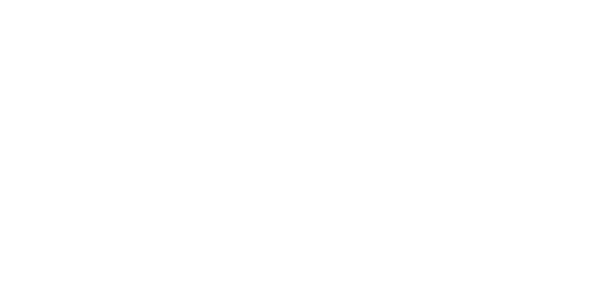
Frame 1 (no input)
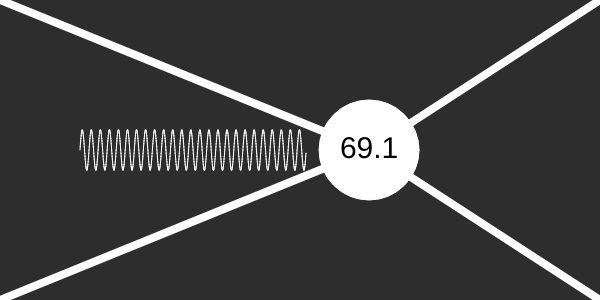
Frame 60 (no input)
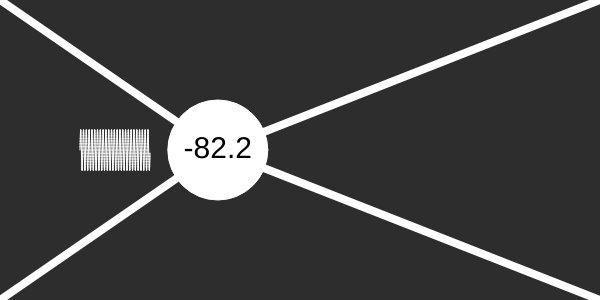
Frame 120 (the mouse pressed at the canvas centre since frame 60)

The p5.js sketch that drew these frames (run headless with seeded random() and noise() and a simulated clock; from frame 60 on, the mouse is pressed at the canvas centre):

// p5.js sketch
// ── sketch.js
var delay = 30;
var springConstant = 0.3;
var dampingConstant = 0.2;
var r = g = b = 255;
var springPoints = [];
var numSpringPoints = 1000;
var numPeriods = 20;
var ball;

function setup() {
    createCanvas(600, 300);

    ball = new Mass(width / 2 + 140, height / 2, 100, 0, 0)
    setInterval(update, 1000 / delay);

    angleMode(RADIANS);
}

function draw() {
    ball.ax = (-springConstant * (ball.x - width / 2)
        - dampingConstant * ball.vx) / ball.m;
    ball.vx += ball.ax;
    ball.ax = 0;



    //points on spring
    for (var i = 0; i < numSpringPoints; i++) {
        springPoints[i] = [80+(ball.x-160)*i/numSpringPoints, cos(i/numPeriods*PI+PI/2)*20 + height/2]
        }
}

function update() {
    background(45);

    ball.update();
    ball.render();
}

function mouseDragged() {
    var posX = mouseX;
    var posY = mouseY;
    if (ball.mouseOver(posX, posY) === true) {
        ball.over = true;
        ball.vx = 0;
        ball.x = posX;
    }
}

function mouseReleased() {
    var posX = mouseX;
    var posY = mouseY;
    if (ball.over === true) {
        ball.over = false;
    }
}


class Mass {
    constructor(x, y, m, vx, vy) {
        this.x = x;
        this.y = y;
        this.m = m;
        this.r = 50;
        this.vx = vx;
        this.vy = vy;
        this.ax = 0;

        this.over = false;
    }

    update() {
        this.x += this.vx;
        this.y += this.vy;
    }

    render() {

        //streching x
        stroke(255)
        strokeWeight(8);
        line(0, 0, this.x, this.y);
        line(width, 0, this.x, this.y);
        line(width, height, this.x, this.y);
        line(0, height, this.x, this.y);

        //cosine spring
        stroke(255);
        strokeWeight(1);
        for (var i = 1; i < numSpringPoints; i++) {
            line(springPoints[i][0], springPoints[i][1], springPoints[i-1][0], springPoints[i-1][1])
            point(springPoints[i][0], springPoints[i][1]);
        }






        fill(255);
        ellipse(this.x, this.y, this.r * 2, this.r * 2);

        /* var ax = this.x+80*cos(frameCount/20);
        var ay = this.y+80*sin(frameCount/20);
        var bx = this.x+80*sin(frameCount/20);
        var by = this.y+80*cos(frameCount/20);

        var d = dist(ax,ay,bx,by);
        if(d <= 20 && d >=15){
           r = random(255);
           g = random(255);
           b = random(255);
        }
        fill([r,g,b])
        ellipse(ax,ay,20,20);
        ellipse(bx,by,20,20);
     */


        textAlign(CENTER, CENTER);
        textSize(30);
        fill(0);
        text(str(round((this.x - 300) * 10) / 10), this.x, this.y)

    }

    mouseOver(mx, my) {
        var d = dist(this.x, this.y, mx, my)
        if (d <= this.r) {
            return true;
        } else {
            return false;
        }


    }
}
